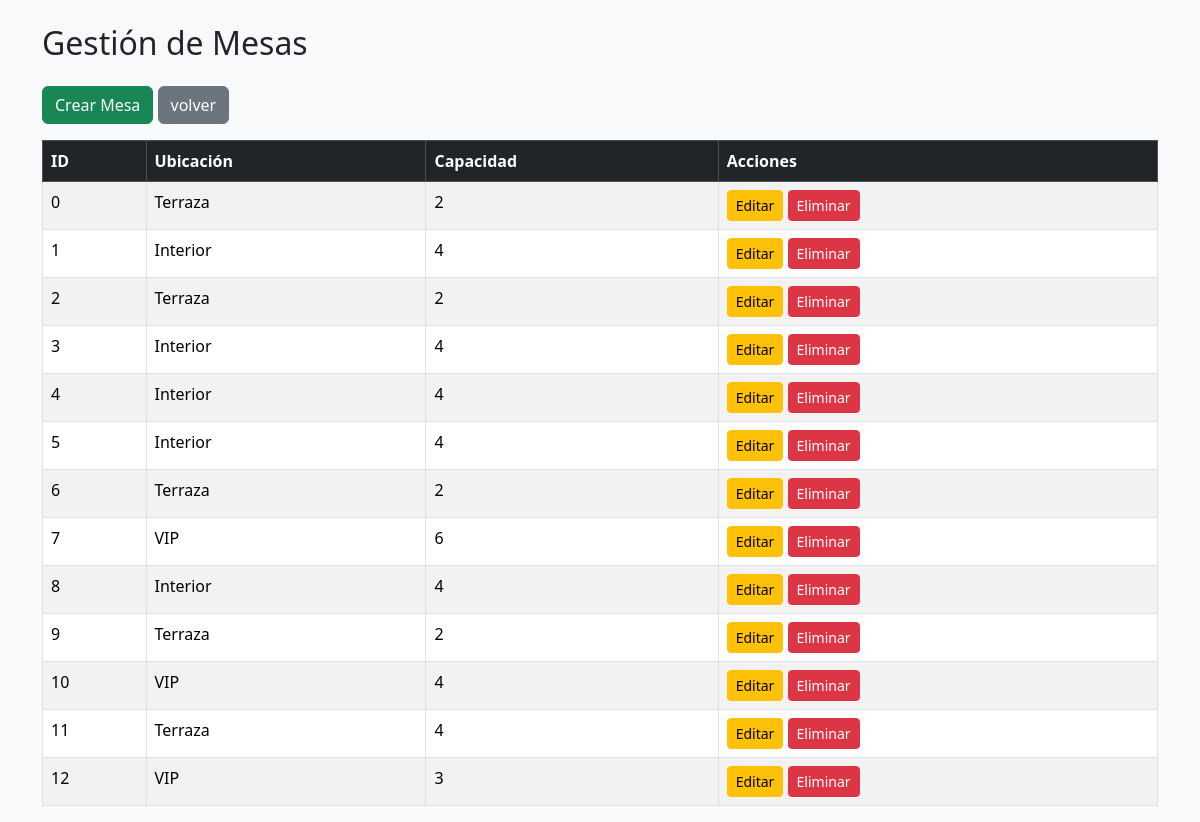
Screenshot of /mesa_listar.php (signed in) with the database file from the repository.
### tables this page shows
CREATE TABLE `mesa` (
  `Id_mesa` int(11) NOT NULL,
  `ubicacion` varchar(100) DEFAULT NULL,
  `capacidad` int(11) DEFAULT NULL,
  `ocupacion_min` int(11) DEFAULT 1,
  `ocupacion_max` int(11) DEFAULT 10,
  `tipo` varchar(50) DEFAULT 'Normal',
  `activo` tinyint(1) DEFAULT 1
);

### mesa_listar.php (the view, shortened to what this page needs)
<?php
require_once "conexion.php";
$sql = "SELECT * FROM mesa";
$resultado = $conn->query($sql);
?>
<!DOCTYPE html>
<html>
<head>
    <link rel="stylesheet" href="https://cdn.jsdelivr.net/npm/bootstrap@5.3.2/dist/css/bootstrap.min.css">
</head>
<body class="bg-light">
<div class="container mt-4">
    <h2 class="mb-4">Gestión de Mesas</h2>
    <a href="mesa_crear.php" class="btn btn-success mb-3">Crear Mesa</a>
    <a href="admin.php" class="btn btn-secondary mb-3">volver</a>
    <table class="table table-striped table-bordered">
        <thead class="table-dark">
            <tr>
                <th>ID</th>
                <th>Ubicación</th>
                <th>Capacidad</th>
                <th>Acciones</th>
            </tr>
    </thead>
    <tbody>
        <?php while ($fila = $resultado->fetch_assoc()) { ?>
            <tr>
                <td><?php echo $fila['Id_mesa']; ?></td>
                <td><?php echo $fila['ubicacion']; ?></td>
                <td><?php echo $fila['capacidad']; ?></td>
                <td>
                    <a href="mesa_editar.php?id=<?php echo $fila['Id_mesa']; ?>" class="btn btn-warning btn-sm">Editar</a>
                    <a href="mesa_eliminar.php?id=<?php echo $fila['Id_mesa']; ?>" class="btn btn-danger btn-sm"
                     onclick="return confirm('Seguro que deseas eliminar esta mesa?')">Eliminar</a>
                </td>
            </tr>
        <?php } ?>
    </tbody>
  </table>
</div>
</body>
</html>

### rows the page displays
mesa: Id_mesa "0", ubicacion "Terraza", capacidad "2"
mesa: Id_mesa "1", ubicacion "Interior", capacidad "4"
mesa: Id_mesa "2", ubicacion "Terraza", capacidad "2"
mesa: Id_mesa "3", ubicacion "Interior", capacidad "4"
mesa: Id_mesa "4", ubicacion "Interior", capacidad "4"
mesa: Id_mesa "5", ubicacion "Interior", capacidad "4"
mesa: Id_mesa "6", ubicacion "Terraza", capacidad "2"
mesa: Id_mesa "7", ubicacion "VIP", capacidad "6"
mesa: Id_mesa "8", ubicacion "Interior", capacidad "4"
mesa: Id_mesa "9", ubicacion "Terraza", capacidad "2"
mesa: Id_mesa "10", ubicacion "VIP", capacidad "4"
mesa: Id_mesa "11", ubicacion "Terraza", capacidad "4"
mesa: Id_mesa "12", ubicacion "VIP", capacidad "3"
